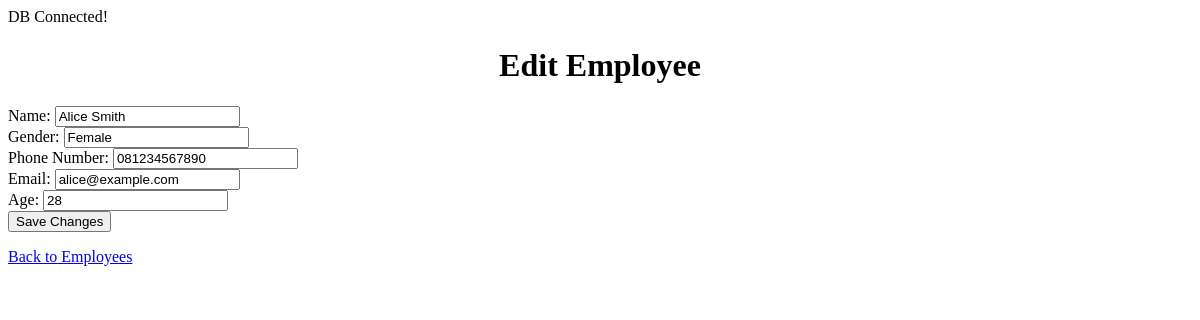
Screenshot of /sources/employees/edit.php?id=E00001 with the database file from the repository.
### tables this page shows
CREATE TABLE Employees (
        EmployeeID char(6)  NOT NULL,
        Name varchar(100)  NOT NULL,
        Gender varchar(10)  NOT NULL,
        PhoneNumber varchar(20)  NOT NULL,
        Email varchar(100)  NOT NULL,
        Age int  NOT NULL,
        CONSTRAINT Employees_pk PRIMARY KEY (EmployeeID)
    );

### sources/employees/edit.php (the view, shortened to what this page needs)
<?php
include '../../service/db.php';
$id = $_GET['id'];
$sql = 'SELECT * FROM Employees WHERE EmployeeID = ?';
$statement = $pdo->prepare($sql);
$statement->execute([$id]);
$item = $statement->fetch();
?>
<!DOCTYPE html>
<html lang="en">
<head>
    <link rel="stylesheet" href="../css/styles.css">
</head>
<body>
    <h1>Edit Employee</h1>
    <form method="POST">
        <label for="Name">Name:</label>
        <input type="text" name="Name" value="<?= htmlspecialchars($item['Name']) ?>" required><br>
        <label for="Gender">Gender:</label>
        <input type="text" name="Gender" value="<?= htmlspecialchars($item['Gender']) ?>" required><br>
        <label for="PhoneNumber">Phone Number:</label>
        <input type="text" name="PhoneNumber" value="<?= htmlspecialchars($item['PhoneNumber']) ?>" required><br>
        <label for="Email">Email:</label>
        <input type="email" name="Email" value="<?= htmlspecialchars($item['Email']) ?>" required><br>
        <label for="Age">Age:</label>
        <input type="number" name="Age" value="<?= htmlspecialchars($item['Age']) ?>" required><br>
        <button type="submit">Save Changes</button>
    </form>
    <a href="employees.php">Back to Employees</a>
</body>
</html>

### styles.css (style rules this page uses)
h1 { text-align: center; }

### rows the page displays
employees: Name "Alice Smith", Gender "Female", PhoneNumber "081234567890", Email "alice@example.com", Age "28"
